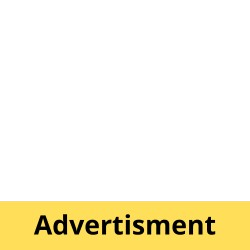
#> input picture 1.png, 250 x 250 px
$ python main.py
#> lines starting #> are read from the running program, lines starting #| are printed output that depends on the picture
from PIL import Image

def overlay_images(image1_path, image2_path, output_path):
    # Load the images
#> called with image1_path = '1.png', image2_path = '2.png', output_path = '3.png'
    image1 = Image.open(image1_path).convert("RGBA")
#> image1 is the input picture: PIL image 250x250 RGBA; mean R, G, B, A 44.4, 38.9, 16.5, 50
    image2 = Image.open(image2_path).convert("RGBA")
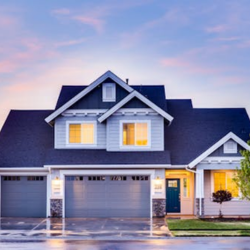
#> input picture 2.png, 250 x 250 px
#> image2 is the input picture: PIL image 250x250 RGBA; mean R, G, B, A 140.8, 140.5, 168.1, 255

    # Ensure both images are 250 x 250
    image1 = image1.resize((250, 250))
    image2 = image2.resize((250, 250))

    # Paste image1 onto image2 at the top-left corner
    image2.paste(image1, (0, 0), image1)
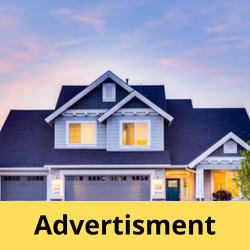
#> image2: PIL image 250x250 RGBA; mean R, G, B, A 158.3, 154, 155.4, 255; transparent parts drawn white

    # Save the merged image
    image2.save(output_path, format="PNG")


# Example usage
image1_path = '1.png'
image2_path = '2.png'
output_path = '3.png'
position = (50, 50)  # Top-left corner where the second image will be placed on the first image

overlay_images(image1_path, image2_path, output_path)
